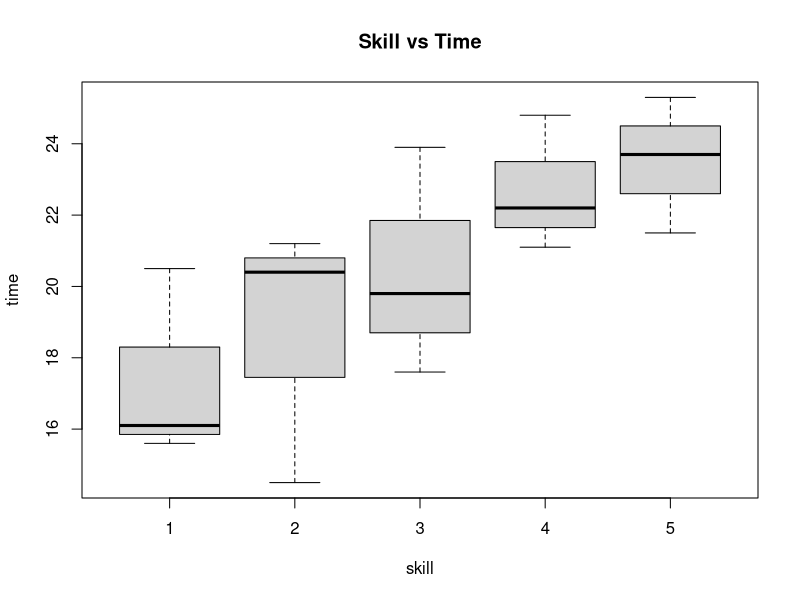
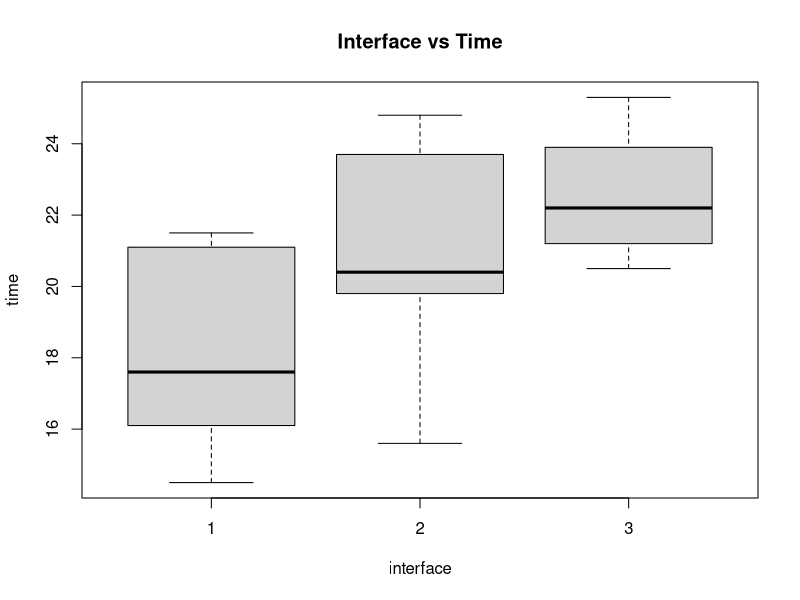
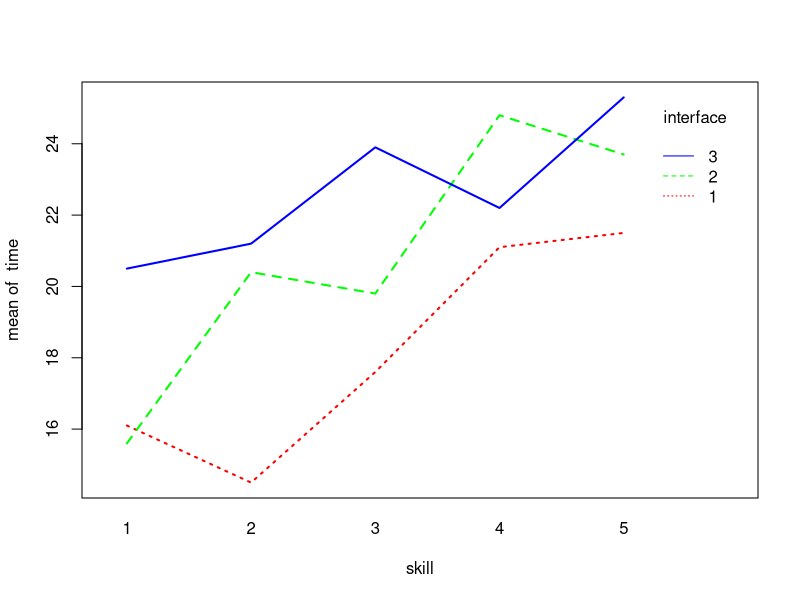
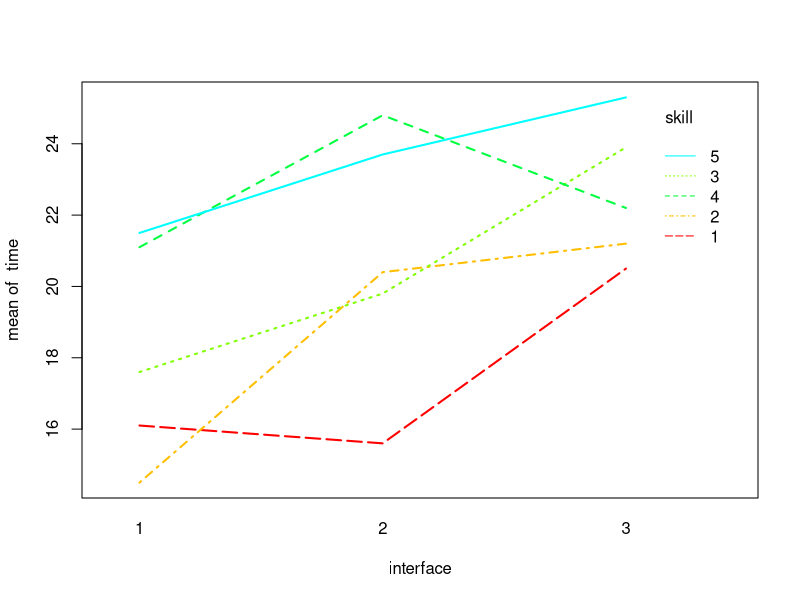
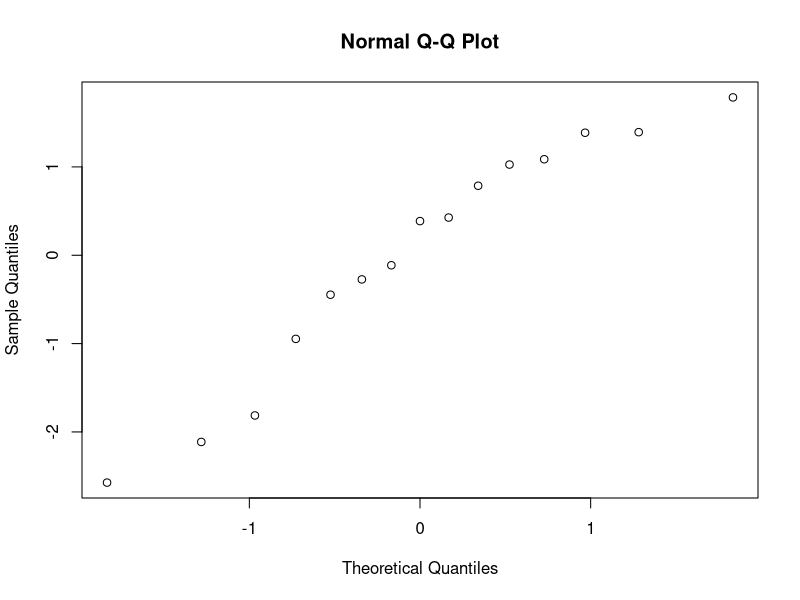
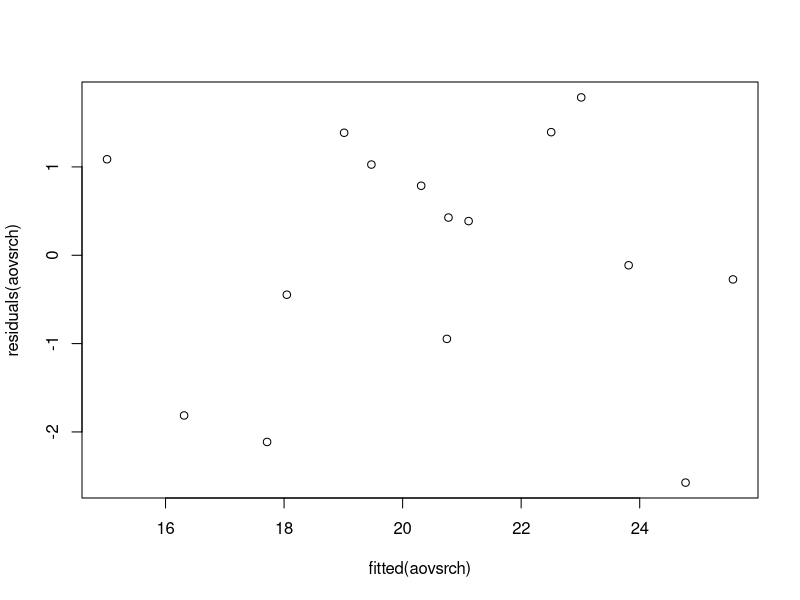

Here is the R script that generated these plots, in order:
#Note: The interface is of greatest importance

search = read.table("search.txt")

time =search$time
skill = search$skill
interface = search$interface

#2.1
#student = as.vector(as.matrix)

I=3; B=5; N=1
for (i in 1:B) print(sample(1:(N*I)))

#2.2


boxplot(time~skill,xlab="skill",ylab="time", main="Skill vs Time")
boxplot(time~interface,xlab="interface",ylab="time", main="Interface vs Time")

interaction.plot(skill,interface,time,lwd=2,col=rainbow(3))
interaction.plot(interface,skill,time,lwd=2,col=rainbow(8))

#2.3
interface = factor(search$interface)
skill = factor(search$skill)
kruskal.test(time,interface)


#2.4
#library(multcomp)
#srcaov = lm(time~skill*interface,data=search)
#summary(srcaov)
#srcmult = glht(srcaov,linfct=mcp(skill="Tukey"))

aovsrch=lm(time~skill+interface)
anova(aovsrch)
summary(aovsrch)

anovskill = lm(time~skill)
anova(anovskill)
anovinter = lm(time~interface)
anova(anovinter)
#2.5



qqnorm(residuals(aovsrch))
plot(fitted(aovsrch),residuals(aovsrch))

#2.6

friedman.test(time,interface,skill)

#2.7

anv = lm(time~skill*interface,data=search)
anova(anv)
